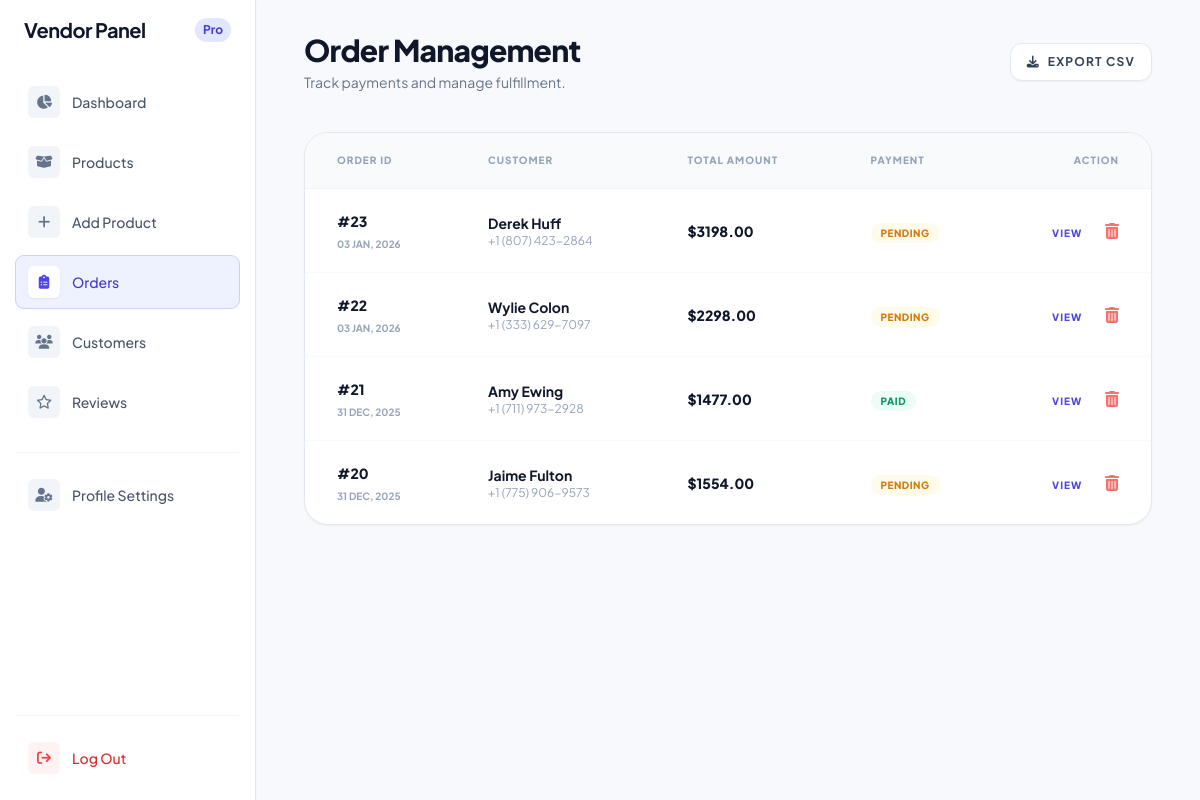
Screenshot of /vendor/dashboard/orders/ (signed in) with the database file from the repository.
### store/models.py (models this page shows, shortened)
class Order(models.Model):
    STATUS = (
        ("Paid", "Paid"),
        ("Pending", "Pending"),
        ("Failed", "Failed"),
    )
    user = models.ForeignKey(userauth_model.User, on_delete=models.SET_NULL, null=True)
    fullname = models.CharField(max_length=50, null=True, blank=True)
    mobile = models.CharField(max_length=50, null=True, blank=True)
    city = models.CharField(max_length=100, default='Unknown City')
    address = models.CharField(max_length=100, null=True, blank=True)
    state = models.CharField(max_length=100, null=True, blank=True)
    country = models.CharField(max_length=100, null=True, blank=True)
    total = models.DecimalField(default=0, decimal_places=2, max_digits=12, null=True, blank=True)
    payment_status = models.CharField(max_length=50, choices=STATUS, default="Pending")
    date = models.DateTimeField(default=timezone.now, null=True, blank=True)

### vendor/views.py (the view)
# urls.py: path('dashboard/orders/', views.vendor_orders, name='vendor_orders'),
@login_required
def vendor_orders(request):
    orders = (
        Order.objects
        .filter(orderitem__product__user=request.user)
        .annotate(
            vendor_total=Sum(
                "orderitem__sub_total",
                filter=Q(orderitem__product__user=request.user)
            )
        )
        .order_by('-date')
    )
    pending_orders = orders.filter(payment_status="pending")
    paid_orders = orders.filter(payment_status="paid")
    cancelled_orders = orders.filter(payment_status="cancelled")
    context = {
        'orders': orders,
        'pending_orders': pending_orders,
        'paid_orders': paid_orders,
        'cancelled_orders': cancelled_orders,
    }
    return render(request, 'vendor/orders.html', context)

### store/context_processors.py (called while the page is built)
def cart_wishlist_counts(request):
    cart_count = 0
    wishlist_count = 0
    if request.user.is_authenticated:
        cart_count = Cart.objects.filter(user=request.user).count()
        wishlist_count = Wishlist.objects.filter(user=request.user).count()
    return {
        'CART_ITEM_COUNT': cart_count,
        'WISHLIST_ITEM_COUNT': wishlist_count,
    }

def default(request):
    categories = Category.objects.all()
    return {
        'categories': categories,
    }

### templates/vendor/orders.html (shortened to what this page needs)
<!DOCTYPE html>
<html lang="en">
<head>
    <script src="https://cdn.tailwindcss.com"></script>
    <link href="https://cdnjs.cloudflare.com/ajax/libs/flowbite/2.2.1/flowbite.min.css" rel="stylesheet" />
    <link rel="stylesheet" href="https://cdnjs.cloudflare.com/ajax/libs/font-awesome/6.4.0/css/all.min.css">
</head>
<body class="bg-[#F8F9FC] h-screen flex overflow-hidden font-['Plus_Jakarta_Sans']">
    <aside class="w-64 bg-white border-r border-slate-200 hidden lg:block flex-shrink-0 z-20">
        {% include 'vendor/includes/vendor.sidebar.html' %}
    </aside>
    <main class="flex-1 px-4 lg:px-[4%] 2xl:px-[8%] p-8 overflow-y-auto h-full mobile-padding">
        <header class="flex flex-col md:flex-row md:items-center justify-between mb-10 gap-4 mobile-header-stack">
            <div class="flex items-center justify-between w-full md:w-auto">
                <div>
                    <h1 class="text-3xl font-black text-slate-900 tracking-tight">Order Management</h1>
                    <p class="text-slate-500 text-sm mt-1">Track payments and manage fulfillment.</p>
                </div>
            </div>
            <div class="flex gap-3 max-[768px]:w-full">
                <button
                    class="flex-1 md:flex-none flex items-center justify-center bg-white border border-slate-200 px-4 py-2.5 rounded-xl text-xs font-bold uppercase tracking-widest text-slate-700 hover:bg-slate-50 transition-all shadow-sm">
                    <i class="fa-solid fa-download mr-2"></i> Export CSV
                </button>
            </div>
        </header>
        <div class="bg-white rounded-3xl border border-slate-200 shadow-sm overflow-hidden mb-12">
            <div class="overflow-x-auto">
                <table class="w-full text-left min-w-[800px]">
                    <thead class="bg-slate-50 border-b border-slate-100">
                        <tr>
                            <th class="px-8 py-5 text-[10px] font-black text-slate-400 uppercase tracking-widest">Order
                                ID</th>
                            <th class="px-8 py-5 text-[10px] font-black text-slate-400 uppercase tracking-widest">
                                Customer</th>
                            <th class="px-8 py-5 text-[10px] font-black text-slate-400 uppercase tracking-widest">Total
                                Amount</th>
                            <th class="px-8 py-5 text-[10px] font-black text-slate-400 uppercase tracking-widest">
                                Payment</th>
                            <th
                                class="px-8 py-5 text-[10px] font-black text-slate-400 uppercase tracking-widest text-right">
                                Action</th>
                        </tr>
                    </thead>
                    <tbody class="divide-y divide-slate-50">
                        {% for o in orders %}
                        <tr class="hover:bg-slate-50/50 transition-all group">
                            <td class="px-8 py-5">
                                <span class="text-sm font-black text-slate-900">#{{ o.id }}</span>
                                <p class="text-[10px] text-slate-400 font-bold uppercase mt-1">{{ o.date|date:"d M, Y"}}</p>
                            </td>
                            <td class="px-8 py-5">
                                <div class="flex flex-col">
                                    <span class="text-sm font-bold text-slate-900">{{ o.fullname }}</span>
                                    <span class="text-xs text-slate-400">{{ o.mobile }}</span>
                                </div>
                            </td>
                            <td class="px-8 py-5">
                                <span class="text-sm font-black text-slate-900">${{ o.total }}</span>
                            </td>
                            <td class="px-8 py-5">
                                <span
                                    class="px-2.5 py-1 rounded-full text-[10px] font-black uppercase tracking-wider
                                    {% if o.payment_status == 'Paid' %} bg-emerald-50 text-emerald-600 {% else %} bg-amber-50 text-amber-600 {% endif %}">
                                    {{ o.payment_status }}
                                </span>
                            </td>
                            <td class="px-8 py-5 text-right space-x-5">
                                <a href="{% url 'order_detail' o.id %}"
                                    class="text-indigo-600 hover:text-indigo-900 text-[10px] font-black uppercase tracking-widest transition-colors">View</a>
                                <a href="{% url 'vendor_order_delete' o.id %}" class="text-red-400 hover:text-blue-500 transition-colors">
                                    <i class="fa-solid fa-trash-can"></i>
                                </a>
                            </td>
                        </tr>
                        {% empty %}
                        <tr>
                            <td colspan="5" class="px-8 py-12">
                                {% include 'vendor/includes/empty_state.html' with message="No orders have been placed yet." %}
                            </td>
                        </tr>
                        {% endfor %}
                    </tbody>
                </table>
            </div>
        </div>
    </main>
</body>
</html>

### templates/vendor/orders.html (style rules this page uses)
body { font-family: 'Plus Jakarta Sans', sans-serif; }

### rows the page displays
Order: id "23", date "03 JAN, 2026", fullname "Derek Huff", mobile "+1 (807) 423-2864", total "3198.00", payment_status "PENDING"
Order: id "22", date "03 JAN, 2026", fullname "Wylie Colon", mobile "+1 (333) 629-7097", total "2298.00", payment_status "PENDING"
Order: id "21", date "31 DEC, 2025", fullname "Amy Ewing", mobile "+1 (711) 973-2928", total "1477.00", payment_status "PAID"
Order: id "20", date "31 DEC, 2025", fullname "Jaime Fulton", mobile "+1 (775) 906-9573", total "1554.00", payment_status "PENDING"
